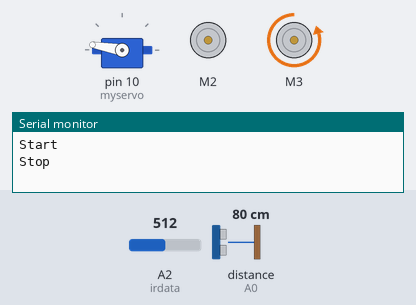
This sketch was run on a simulated Arduino Uno, built with avr-gcc and run on an emulated ATmega328P. Parts: servo, 2 × DC motor (green arrow = forward, orange = backward, longer = faster), the last lines printed to the serial monitor. Wiring (inferred from the names in the program): ultrasonic range finder: trigger A1; echo A0. Inputs (shaded band) come from the test bench; at power-on: A2 (irdata) = 512, distance to the obstacle (sensor on A0) 80 cm. The echo pulse lasts 58.3 µs per cm.

Above: at 2.2 s.
2.3 s: A2 (irdata) set to 0
At 4.1 s:
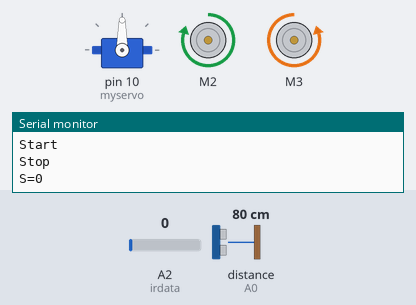
10.3 s: A2 (irdata) set to 122
At 11.02 s:
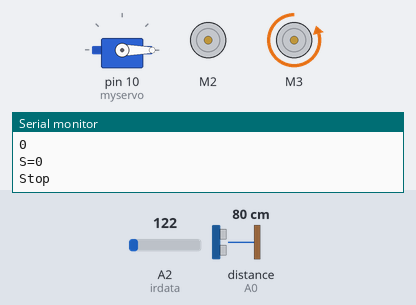
Timing chart, 0 to 19.8 s (numbered marks = the images above; inputs shaded):
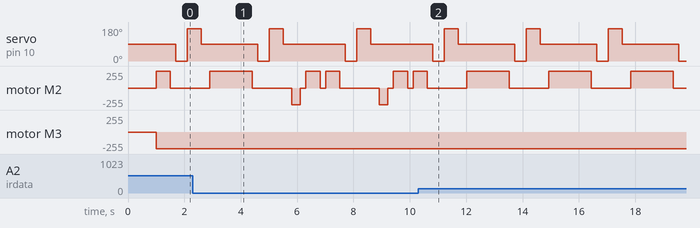

Measured:
- by itself, servo on pin 10 (myservo): repeats every 2.9 s: 170° 0.50 s, 90° 2.0 s, 0° 0.40 s
- by itself, motor M2: alternates forward 250/255 for 1.5 s and stopped for 1.4 s

The sketch:

self_parking_robot.ino
```cpp
#include "AFMotor.h"
#include <Servo.h>
int echopin=A0; // echo pin
int trigpin =A1; // Trigger pin
int irsensor=A2;
Servo myservo;
const int MOTOR_2 = 2;
const int MOTOR_3 = 3;
AF_DCMotor motor2(MOTOR_2, MOTOR12_64KHZ); // create motor object, 64KHz pwm
AF_DCMotor motor3(MOTOR_3, MOTOR34_64KHZ); // create motor object, 64KHz pwm
int distance_F,ir_L,ir_R;

long distance,duration;
int set = 20;
void setup(){
  Serial.begin(9600);           // Initialize serial port
  Serial.println("Start");

  myservo.attach(10);
  myservo.write(90);
  delay(1000);

  pinMode (A1, OUTPUT);
  pinMode (A0, INPUT );
  pinMode (A2,INPUT);
  motor2.setSpeed(250);          // set the motor speed to 0-255
  motor3.setSpeed(250);
}
void loop(){
 forward();
 hc_sr4();
}
void hc_sr4(){
    Serial.println("Stop");
    rlease();
    myservo.write(0);
    delay(300);
    ir_R=irdata();
    delay(100);
    myservo.write(170);
    delay(500);
    ir_L=irdata();
    myservo.write(90);
    delay(300);
    compareObject();
}
void compareObject(){
  if ((ir_L==LOW && ir_R==LOW )||(ir_L==LOW && ir_R==HIGH ))
  {
    Serial.print("VEHICLE are not their either sides");
    Serial.println(ir_L);
    Serial.println(ir_R);
    left();
    rlease();
    forward();
    parking();
  }
  else if(ir_L==HIGH && ir_R==LOW )
  {
    Serial.print("VEHICLE present at left side");
    Serial.println(ir_L);
    right();
    rlease();
    forward();
    parking();
  }
  else
  {
    Serial.print("S=");
    Serial.println(distance_F);
    distance_F==data();
    if(distance_F>set)
    {
      forward();
      hc_sr4();
    }
    else{
      backward();
    }
  }
}
void parking(){
  distance_F==data();
    Serial.print("S=");
    Serial.println(distance_F);
    if (distance_F > set)
    {
    Serial.println("Forward");
    forward();
    }
    else
    {
      rlease();
    }
}
long data(){
  digitalWrite(A1, LOW);
  delayMicroseconds(2);
  digitalWrite(A1, HIGH);
  delayMicroseconds(10);
  digitalWrite(A1,LOW);
  duration = pulseIn (A0, HIGH);
  distance=(duration/58.2);
  return  distance;
}
void forward(){
  motor2.run(FORWARD);
  motor3.run(BACKWARD);
  delay(500);
}
void left(){
  motor2.run(BACKWARD);
  motor2.run(BACKWARD);
  delay(300);
}
void right(){
  motor2.run(FORWARD);
  motor3.run(FORWARD);
  delay(300);
}
void backward(){
  motor2.run(BACKWARD);
  motor2.run(FORWARD);
  delay(1000);
}
void rlease(){
  motor2.run(RELEASE);
  motor2.run(RELEASE);
  delay(200);
}
int irdata(){
   int ir=analogRead(A2);
   return ir;
}
```
